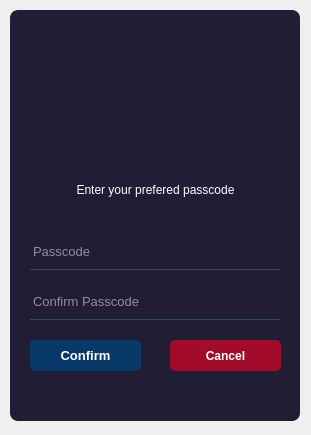
<?xml version="1.0" encoding="UTF-8"?>
<ui version="4.0">
 <class>MainWindow</class>
 <widget class="QMainWindow" name="MainWindow">
  <property name="geometry">
   <rect>
    <x>0</x>
    <y>0</y>
    <width>311</width>
    <height>435</height>
   </rect>
  </property>
  <property name="windowTitle">
   <string>MainWindow</string>
  </property>
  <widget class="QWidget" name="centralwidget">
   <widget class="QLabel" name="label_4">
    <property name="geometry">
     <rect>
      <x>10</x>
      <y>10</y>
      <width>290</width>
      <height>411</height>
     </rect>
    </property>
    <property name="font">
     <font>
      <italic>false</italic>
      <bold>false</bold>
     </font>
    </property>
    <property name="styleSheet">
     <string notr="true">background-color:rgba(6, 1, 28, 225);
border-radius:8px;</string>
    </property>
    <property name="text">
     <string/>
    </property>
   </widget>
   <widget class="QLineEdit" name="txt_passcode">
    <property name="geometry">
     <rect>
      <x>30</x>
      <y>240</y>
      <width>250</width>
      <height>30</height>
     </rect>
    </property>
    <property name="font">
     <font>
      <pointsize>10</pointsize>
     </font>
    </property>
    <property name="styleSheet">
     <string notr="true">background-color:rgba(0,0,0,0);
border:1px solid rgba(0,0,0,0);
border-bottom-color:rgba(46,82,101,225);
color:rgb(255,255,255);
padding-bottom:7px</string>
    </property>
    <property name="text">
     <string/>
    </property>
    <property name="placeholderText">
     <string>Passcode</string>
    </property>
   </widget>
   <widget class="QLabel" name="label_3">
    <property name="geometry">
     <rect>
      <x>20</x>
      <y>180</y>
      <width>271</width>
      <height>20</height>
     </rect>
    </property>
    <property name="styleSheet">
     <string notr="true">color: rgb(255, 255, 255);</string>
    </property>
    <property name="text">
     <string>Enter your prefered passcode</string>
    </property>
    <property name="alignment">
     <set>Qt::AlignCenter</set>
    </property>
   </widget>
   <widget class="QLabel" name="logo">
    <property name="geometry">
     <rect>
      <x>90</x>
      <y>40</y>
      <width>131</width>
      <height>121</height>
     </rect>
    </property>
    <property name="styleSheet">
     <string notr="true">image: url(:/logo/logo.png);</string>
    </property>
    <property name="text">
     <string/>
    </property>
   </widget>
   <widget class="QPushButton" name="pushButton">
    <property name="geometry">
     <rect>
      <x>30</x>
      <y>340</y>
      <width>111</width>
      <height>31</height>
     </rect>
    </property>
    <property name="font">
     <font>
      <pointsize>10</pointsize>
      <bold>true</bold>
     </font>
    </property>
    <property name="cursor">
     <cursorShape>PointingHandCursor</cursorShape>
    </property>
    <property name="styleSheet">
     <string notr="true">QPushButton {
	color: rgb(255, 255, 255);
	background-color: rgb(9, 57, 104);
	border: 0px solid;
	border-radius: 5px;
}
QPushButton:hover {
	background-color: rgb(12, 91, 171);
}


</string>
    </property>
    <property name="text">
     <string>Confirm</string>
    </property>
   </widget>
   <widget class="QLineEdit" name="txt_passcode_2">
    <property name="geometry">
     <rect>
      <x>30</x>
      <y>290</y>
      <width>250</width>
      <height>30</height>
     </rect>
    </property>
    <property name="font">
     <font>
      <pointsize>10</pointsize>
     </font>
    </property>
    <property name="styleSheet">
     <string notr="true">background-color:rgba(0,0,0,0);
border:1px solid rgba(0,0,0,0);
border-bottom-color:rgba(46,82,101,225);
color:rgb(255,255,255);
padding-bottom:7px</string>
    </property>
    <property name="text">
     <string/>
    </property>
    <property name="placeholderText">
     <string>Confirm Passcode</string>
    </property>
   </widget>
   <widget class="QPushButton" name="btn_exit">
    <property name="geometry">
     <rect>
      <x>170</x>
      <y>340</y>
      <width>111</width>
      <height>31</height>
     </rect>
    </property>
    <property name="font">
     <font>
      <bold>true</bold>
     </font>
    </property>
    <property name="cursor">
     <cursorShape>PointingHandCursor</cursorShape>
    </property>
    <property name="autoFillBackground">
     <bool>false</bool>
    </property>
    <property name="styleSheet">
     <string notr="true">QPushButton {
	color: rgb(255, 255, 255);
	background-color: rgb(163, 11, 42);
	border: 0px solid;
	border-radius: 5px;
}
QPushButton:hover {
	background-color: rgb(240, 12, 58);
}</string>
    </property>
    <property name="text">
     <string>Cancel</string>
    </property>
   </widget>
  </widget>
 </widget>
 <resources>
  <include location="logosrc.qrc"/>
 </resources>
 <connections/>
</ui>
